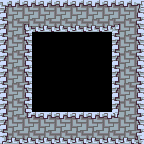

A level layout from a 2D game, rendered from its tile map. Below: a short description, then the map file with tile-grid data replaced by summaries:
An orthogonal 9x9 tile map with 16x16 px tiles, 1 tile layer (Tile Layer 1).

<map version="1.0" orientation="orthogonal" renderorder="right-down" width="9" height="9" tilewidth="16" tileheight="16" nextobjectid="1">
 <tileset firstgid="1" name="generic" tilewidth="16" tileheight="16">
  <image source="generic.png" width="256" height="144" />
 </tileset>
 <layer name="Tile Layer 1" width="9" height="9">
  <data>[81 cells, 56 non-empty, 16 distinct tile ids]</data>
 </layer>
</map>
